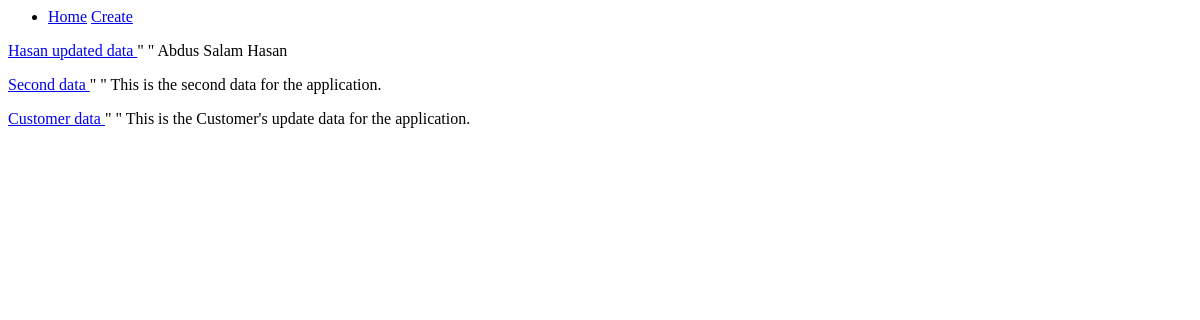
Before: / with the older database file.
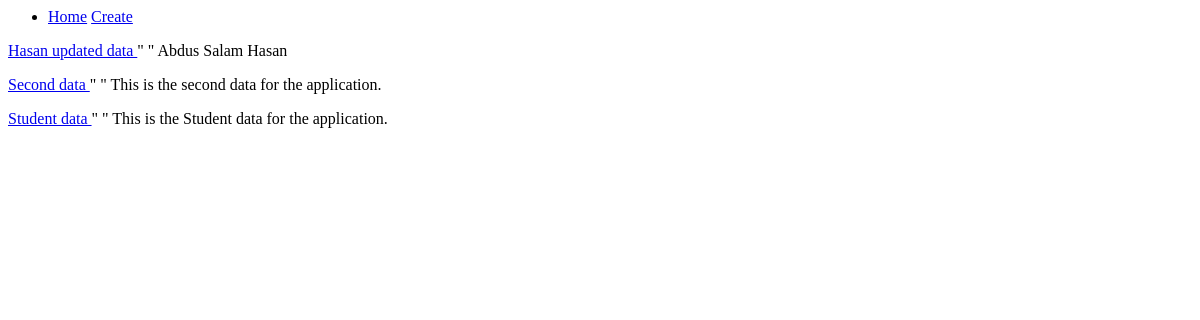
After: the same page with the newer database file.
### todo/models.py (models this page shows, shortened)
class Database(models.Model):
    title = models.CharField(max_length=100)
    description = models.TextField()

### todo/views.py (the view)
# urls.py: path('', views.show, name='home'),
def show(request):
    data = Database.objects.all()
    context = {
        'data':data
    }
    return render(request, 'show.html', context)

### todo/templates/show.html
<nav>
    <ul>
        <li>
            <a href="{% url "home" %}">Home</a>
            <a href="{% url "create" %}">Create</a>
        </li>
    </ul>
</nav>
<div>
    <div>
        {% for data in data %}
        <p>
            <a href="{% url "Tdetails" data.id %}">{{data.title}} </a> "          "
            {{data.description}}
        </p>
        {% endfor %}
    </div>
</div>

Changed rows visible on the page:
removed Database: title "Customer data", description "This is the Customer's update data for the application."
added Database: title "Student data", description "This is the Student data for the application."
